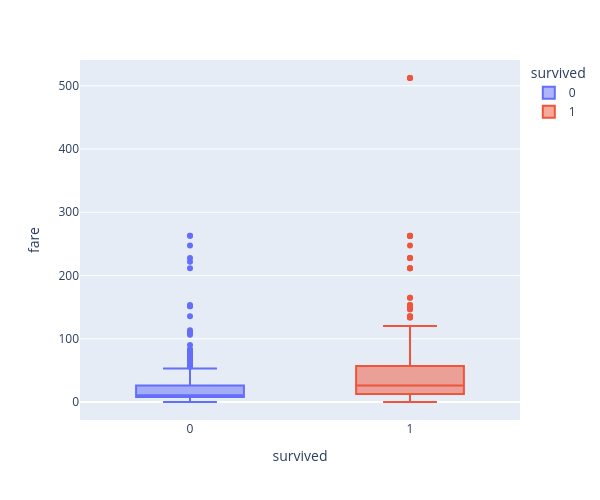

Notebook code cell kept with this figure:
### Code cell
fig = px.box(titanic,x="survived",y="fare",color="survived")

# Change figure size
fig.update_layout(
    width=600,   # width in pixels
    height=500   # height in pixels
)
fig.show()

### Figure 1 — Plotly figure (JSON) as saved in the notebook; plotly's stock layout.template omitted (floating-point values rounded to 4 significant figures; data arrays with more than 128 entries replaced by an {"elided": "..."} marker saying what was removed)
{"data": [{"alignmentgroup": "True", "hovertemplate": "survived=%{x}<br>fare=%{y}<extra></extra>", "legendgroup": "0", "marker": {"color": "#636efa"}, "name": "0", "notched": false, "offsetgroup": "0", "orientation": "v", "showlegend": true, "type": "box", "x": {"elided": "549 int values"}, "x0": " ", "xaxis": "x", "y": {"elided": "549 float values"}, "y0": " ", "yaxis": "y"}, {"alignmentgroup": "True", "hovertemplate": "survived=%{x}<br>fare=%{y}<extra></extra>", "legendgroup": "1", "marker": {"color": "#EF553B"}, "name": "1", "notched": false, "offsetgroup": "1", "orientation": "v", "showlegend": true, "type": "box", "x": {"elided": "342 int values"}, "x0": " ", "xaxis": "x", "y": {"elided": "342 float values"}, "y0": " ", "yaxis": "y"}], "layout": {"boxmode": "overlay", "height": 500, "legend": {"title": {"text": "survived"}, "tracegroupgap": 0}, "margin": {"t": 60}, "width": 600, "xaxis": {"anchor": "y", "categoryarray": [0, 1], "categoryorder": "array", "domain": [0, 1], "title": {"text": "survived"}}, "yaxis": {"anchor": "x", "domain": [0, 1], "title": {"text": "fare"}}}}
